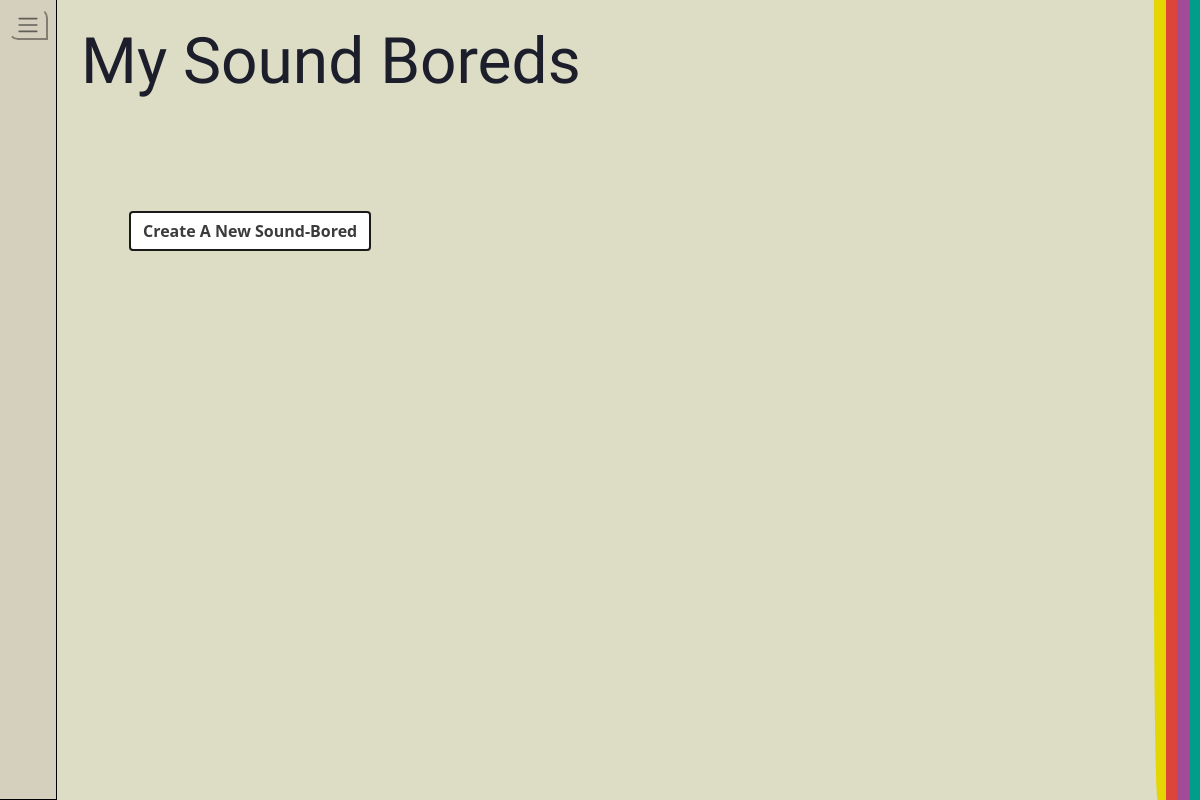
/audio/my-soundboards/ (signed in), run on an earlier commit of the app's database.
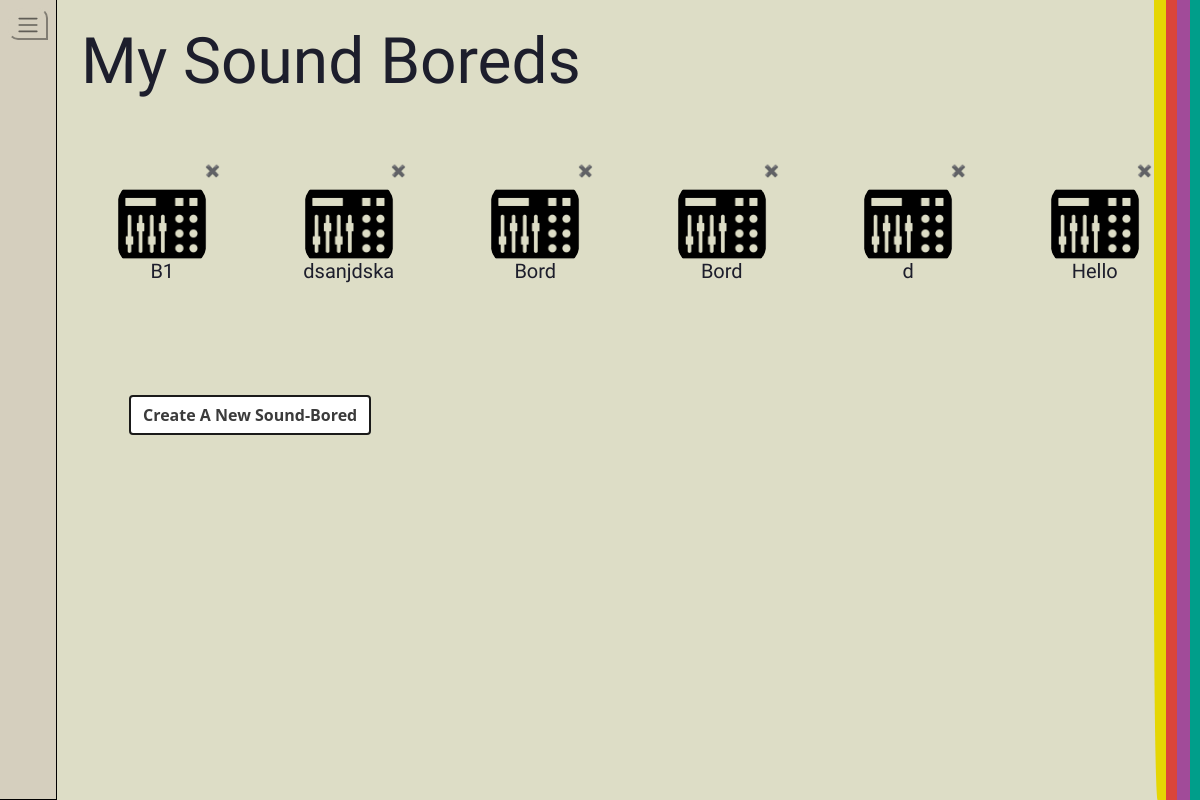
And on a later commit of the database.
### soundbored/models.py (models this page shows)
class SoundBoard(models.Model):
    title = models.CharField(max_length=255)
    owner = models.ForeignKey(User, on_delete=models.CASCADE, related_name='soundboards', null=True)
    audios = models.ManyToManyField(Audio, related_name='included_in_soundboards')

### soundbored/views.py (the view)
# urls.py: path('my-soundboards/', views.my_soundboards_view, name='my_soundboards'),
@login_required
def my_soundboards_view(request):
    soundboards = SoundBoard.objects.filter(owner=request.user)
    return render(request, 'soundbored/my_soundboards.html', {'soundboards': soundboards})

### soundbored/templates/soundbored/my_soundboards.html
{% extends "soundbored/base_template.html" %}
{% load static %}
{% block content %}
<body>
  <div class="flex-container p-4" style="width: 100vw; background-color: #ddddc6; color: #1d1e2c;">
    <div class="text-center" style="display: flex; align-items: center;">
      <h1 class="font-title title">My Sound Boreds</h1>
    </div>
    <div class="row">
      {% for soundboard in soundboards %}
        <div class="col-lg-2 col-md-3 col-sm-4 col-6 text-center py-4">
          <div class="d-button-container">
            <a href="{% url 'delete_soundboard' soundboard.pk %}" class="delete-button" onclick="return confirm('Are you sure you want to delete {{ soundboard.title }}?');">✖</a>
            <img src="{% static 'src/soundboard.png' %}" style="height: 90%; width: 90%; border-radius: 30%;" onclick="location.href='{% url 'soundboard_view' soundboard.pk %}'"></img>
          </div>
          <h2 class="text-center font-sound-title" style="margin-top: 4px; font-size: 20px;">{{ soundboard.title }}</h2>
        </div>
      {% endfor %}
    </div>
    <a class="btn" style="margin-top: 10vh; margin-left: 4vw; background-color: white; color: #3B3B3B; border: 2px solid #1A1A1A; font-weight: 600;" href="{% url 'soundboard_upload_view' %}">Create A New Sound-Bored</a>
  </div>
</body>
{% endblock %}

### soundbored/templates/soundbored/base_template.html (shortened to what this page needs)
<!DOCTYPE html>
<html>
<head>
    {% block head %}
    {% load static %}
    <link rel="stylesheet" href="{% static 'styles/base_template.css' %}">
    <link rel="stylesheet" href="{% static 'styles/audio_list.css' %}">
    <link rel="stylesheet" href="{% static 'styles/audio_upload.css' %}">
    <link href="https://cdn.jsdelivr.net/npm/bootstrap@5.1.3/dist/css/bootstrap.min.css" rel="stylesheet">
    {% endblock %}
</head>
<body>
    <div class="d-flex" style="min-height: 100vh; background-color: #d5cfbe;">
        <nav class="navbar-light nav-container p-2">
        <button class="nav-button" type="button" data-toggle="collapse" data-target="#navbarNav" aria-controls="navbarNav" aria-expanded="false" aria-label="Toggle navigation">
            <span class="navbar-toggler-icon"></span>
        </button>
      </nav>
      {% block content %}
      {% endblock %}
      <div class="right-columns" style="min-height: 100%;">
        <div class="column1"></div>
        <div class="column2"></div>
        <div class="column3"></div>
        <div class="column4"></div>
      </div>
  </div>
</body>
</html>

### soundbored/static/styles/base_template.css (style rules this page uses)
.nav-container { min-height: 100%; background-color:#d5cfbe; border-radius: 0px; background-clip: content-box; border-right: 1px solid black; border-bottom: 1px solid black; color: black; }
.nav-button { background-color:#d5cfbe; border-color:#d5cfbe; border-top-left-radius: 15px; border-top-right-radius: 10px; border-bottom-left-radius: 10px; }
.right-columns { display: flex; flex-direction: row; position: absolute; top: 0; right: 0; }
.right-columns .column1 { width: 12px; background-color: #e5d603; border-bottom-left-radius: 30%; }
.right-columns .column2 { width: 11px; background-color: #db453a; }
.right-columns .column3 { width: 13px; background-color: #a14b99; }
.right-columns .column4 { width: 10px; background-color: #009e8a; }
.font-title { font-family: "Jersey 10", sans-serif; font-weight: 400; font-style: normal; }
.font-sound-title { font-family: "Signika Negative", sans-serif; font-optical-sizing: auto; font-style: normal; }

### soundbored/static/styles/audio_list.css (style rules this page uses)
.title { font-size: 4em; padding-bottom: 10px; margin-bottom: 20px; }
.d-button-container { position: relative; display: inline-block; background-size: cover; position: relative; width: 100px; height: 100px; cursor: pointer }
.delete-button { position: relative; right: -50px; top: 2px; text-decoration: none; padding: 5px 10px; border-radius: 50%; font-size: 12px; line-height: 1; z-index: 1; }

What changed in the data, as far as the page shows it:
added SoundBoard: title "B1"
added SoundBoard: title "dsanjdska"
added SoundBoard: title "Bord"
added SoundBoard: title "Bord"
added SoundBoard: title "d"
added SoundBoard: title "Hello"
